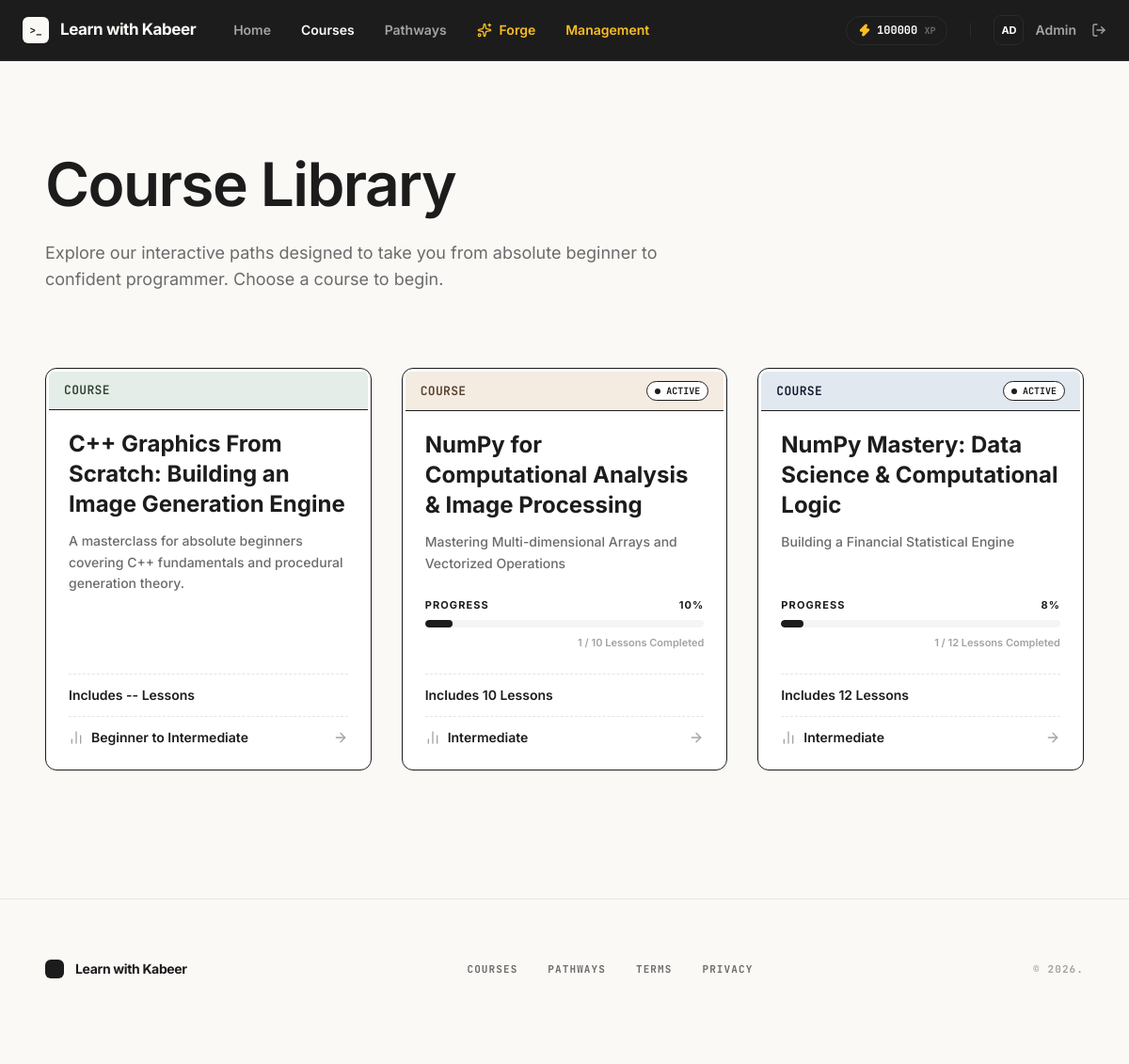
/courses (signed in), run on the app's committed database.
### tables this page shows
CREATE TABLE users (
            id INTEGER PRIMARY KEY AUTOINCREMENT,
            name TEXT NOT NULL,
            email TEXT NOT NULL UNIQUE,
            password_hash TEXT NOT NULL,
            is_admin INTEGER NOT NULL DEFAULT 0,
            created_at TEXT NOT NULL DEFAULT CURRENT_TIMESTAMP,
            total_xp INTEGER NOT NULL DEFAULT 0
        , is_pro INTEGER NOT NULL DEFAULT 0);

CREATE TABLE courses (
            id INTEGER PRIMARY KEY AUTOINCREMENT,
            slug TEXT NOT NULL UNIQUE,
            title TEXT NOT NULL,
            subtitle TEXT NOT NULL,
            level TEXT NOT NULL,
            status TEXT NOT NULL DEFAULT 'active'
        , user_id INTEGER REFERENCES users(id) ON DELETE CASCADE);

### app.py (the view)
@app.route("/courses")
def courses():
    return render_template("courses/index.html", courses=database.get_course_library(g.user))

### app.py (called while the page is built)
@app.before_request
def load_logged_in_user():
    user_id = session.get("user_id")
    g.user = database.get_user_by_id(user_id) if user_id else None

@app.context_processor
def inject_template_helpers():
    return {
        "current_user": g.get("user"),
        "lesson_url": lesson_url,
    }

### database.py (called while the page is built)
def get_db():
    if "db" not in g:
        g.db = sqlite3.connect(current_app.config["DATABASE"])
        g.db.row_factory = sqlite3.Row
        g.db.execute("PRAGMA foreign_keys = ON")
    return g.db

def get_user_by_id(user_id):
    return get_db().execute("SELECT * FROM users WHERE id = ?", (user_id,)).fetchone()

def get_progress(user_id, course_id):
    return get_db().execute(
        "SELECT * FROM progress WHERE user_id = ? AND course_id = ?",
        (user_id, course_id),
    ).fetchone()

### templates/courses/index.html (shortened to what this page needs)
{% extends "base.html" %}
{% block content %}
<main class="flex-1 overflow-y-auto bg-[#FAF9F6] font-sans selection:bg-[#1C1C1C] selection:text-white pb-32">
    <div class="mx-auto max-w-6xl px-6 py-12 lg:py-24">
        <header class="mb-16 md:flex md:items-end md:justify-between">
            <div class="max-w-2xl">
                <h1 class="text-4xl font-semibold tracking-tight text-[#1C1C1C] sm:text-5xl lg:text-[64px] lg:leading-[1.1]">
                    Course Library
                </h1>
                <p class="mt-6 text-lg text-[#6B6B6B]">
                    Explore our interactive paths designed to take you from absolute beginner to confident programmer. Choose a course to begin.
                </p>
            </div>
        </header>
        <section class="grid gap-8 md:grid-cols-2 lg:grid-cols-3 pt-4">
            {% set themes = [
                {'bg': 'bg-[#E4EDE7]', 'text': 'text-[#2D4233]'},
                {'bg': 'bg-[#F4EBE1]', 'text': 'text-[#543E2C]'},
                {'bg': 'bg-[#E2E8F0]', 'text': 'text-[#0F172A]'}
            ] %}
            {% for course in courses %}
                {% set theme = themes[loop.index0 % 3] %}
                <div class="group relative flex h-full flex-col rounded-xl border border-[#1C1C1C] bg-white transition-all duration-200 ease-out hover:-translate-y-1 hover:translate-x-1 hover:shadow-[-6px_6px_0_0_#1C1C1C]">
                    <div class="p-[3px] pb-0">
                        <div class="flex items-center justify-between rounded-t-md {{ theme.bg }} border-b border-[#1C1C1C] px-4 py-2.5">
                            <span class="font-mono text-[13px] font-semibold {{ theme.text }} tracking-wide uppercase">
                                Course
                            </span>
                            {% if course["enrolled"] %}
                                {% if course["progress_percent"] == 100 %}
                                    <span class="flex items-center gap-1.5 rounded-full border border-[#16A34A] bg-[#F0FDF4] px-2 py-0.5 font-mono text-[10px] font-bold text-[#16A34A]">
                                        <i data-lucide="check" class="h-3 w-3"></i>
                                        COMPLETED
                                    </span>
                                {% else %}
                                    <span class="flex items-center gap-1.5 rounded-full border border-[#1C1C1C] bg-white px-2 py-0.5 font-mono text-[10px] font-bold text-[#1C1C1C]">
                                        <span class="h-1.5 w-1.5 rounded-full bg-[#1C1C1C] animate-pulse"></span>
                                        ACTIVE
                                    </span>
                                {% endif %}
                            {% endif %}
                        </div>
                    </div>
                    <div class="flex flex-col flex-grow px-6 pb-6 pt-5">
                        <h2 class="mb-3 text-2xl font-bold text-[#1C1C1C]">{{ course["title"] }}</h2>
                        <p class="text-sm font-medium leading-relaxed text-[#6B6B6B] flex-grow">
                            {{ course["subtitle"] }}
                        </p>
                        {% if course["enrolled"] %}
                            <div class="mt-6">
                                <div class="mb-2 flex items-center justify-between text-[11px] font-bold uppercase tracking-widest text-[#1C1C1C]">
                                    <span>Progress</span>
                                    <span>{{ course["progress_percent"] }}%</span>
                                </div>
                                <div class="h-2 w-full overflow-hidden rounded-full bg-[#F5F5F5]">
                                    <div class="h-full rounded-full bg-[#1C1C1C] transition-all duration-500 ease-out" style="width: {{ course['progress_percent'] }}%;"></div>
                                </div>
                                <div class="mt-2 text-right text-[11px] font-semibold text-[#A3A3A3]">
                                    {{ course["completed_lessons"] }} / {{ course["total_lessons"] }} Lessons Completed
                                </div>
                            </div>
                        {% endif %}
                        <div class="mt-6 flex flex-col gap-3">
                            <hr class="border-t border-dashed border-[#E5E5E5]">
                            <div class="text-sm font-semibold text-[#1C1C1C]">Includes {{ course["total_lessons"] if course["total_lessons"] else "--" }} Lessons</div>
                            <hr class="border-t border-dashed border-[#E5E5E5]">
                            <div class="flex items-center justify-between text-sm font-semibold text-[#1C1C1C]">
                                <div class="flex items-center gap-2">
                                    <i data-lucide="bar-chart-2" class="h-4 w-4 text-[#A3A3A3]"></i> {{ course["level"] if course["level"] else "All Levels" }}
                                </div>
                                <i data-lucide="arrow-right" class="h-4 w-4 text-[#A3A3A3] transition-transform group-hover:translate-x-1 group-hover:text-[#1C1C1C]"></i>
                            </div>
                        </div>
                    </div>
                    <a href="{{ url_for('course_overview', course_slug=course['slug']) }}" class="absolute inset-0 z-10">
                    </a>
                </div>
            {% endfor %}
        </section>
    </div>
    <footer class="mt-10 border-t border-[#E5E5E5] bg-[#FAF9F6] py-16">
        <div class="mx-auto max-w-6xl px-6">
            <div class="flex flex-col items-center justify-between gap-8 sm:flex-row">
                <div class="flex items-center gap-3">
                    <div class="h-5 w-5 rounded-md bg-[#1C1C1C]"></div>
                    <span class="text-sm font-bold tracking-tight text-[#1C1C1C]">Learn with Kabeer</span>
                </div>
                <div class="flex flex-wrap justify-center gap-8 font-mono text-[11px] font-bold uppercase tracking-widest text-[#6B6B6B]">
                    <a href="{{ url_for('courses') }}" class="transition-colors hover:text-[#1C1C1C]">Courses</a>
                    <a href="#" class="transition-colors hover:text-[#1C1C1C]">Pathways</a>
                    <a href="#" class="transition-colors hover:text-[#1C1C1C]">Terms</a>
                    <a href="#" class="transition-colors hover:text-[#1C1C1C]">Privacy</a>
                </div>
                <p class="font-mono text-[11px] font-bold uppercase tracking-widest text-[#A3A3A3]">© 2026.</p>
            </div>
        </div>
    </footer>
</main>
{% endblock %}

### templates/base.html (shortened to what this page needs)
<!DOCTYPE html>
<html lang="en">
<head>
    <script src="https://cdn.tailwindcss.com?plugins=typography"></script>
</head>
<body class="h-screen overflow-hidden bg-gray-50 text-gray-900 font-sans antialiased flex flex-col">
    <nav class="sticky top-0 z-50 flex-none border-b border-[#2A2A2A] bg-[#1C1C1C] px-6 transition-all duration-300">
        <div class="mx-auto flex h-16 max-w-6xl items-center justify-between">
            <div class="flex items-center gap-10">
                <a href="/" class="flex items-center gap-3 group" aria-label="Learn with Kabeer home">
                    <div class="flex h-7 w-7 items-center justify-center rounded-[6px] bg-[#FAF9F6] font-mono text-[11px] font-bold text-[#1C1C1C] transition-transform duration-200 group-hover:scale-105">
                        &gt;_
                    </div>
                    <span class="font-sans text-[17px] font-bold tracking-tight text-[#FAF9F6]">Learn with Kabeer</span>
                </a>
                <div class="hidden items-center gap-8 text-sm font-semibold text-[#A3A3A3] md:flex">
                    {% if current_user %}
                        <a href="{{ url_for('home') }}" class="transition-colors hover:text-[#FAF9F6] {% if request.endpoint == 'home' %}text-[#FAF9F6]{% endif %}">Home</a>
                        <a href="{{ url_for('courses') }}" class="transition-colors hover:text-[#FAF9F6] {% if request.endpoint == 'courses' %}text-[#FAF9F6]{% endif %}">Courses</a>
                        <a href="{{ url_for('career_paths') }}" class="transition-colors hover:text-[#FAF9F6] {% if request.endpoint == 'career_paths' %}text-[#FAF9F6]{% endif %}">Pathways</a>
                        <a href="{{ url_for('cod_interface') }}" class="flex items-center gap-2 text-amber-400 transition-colors hover:text-amber-300 {% if request.endpoint == 'cod_interface' %}text-amber-300{% endif %}">
                            <i data-lucide="sparkles" class="h-4 w-4"></i>
                            <span>Forge</span>
                        </a>
                        {% if current_user['is_admin'] %}
                            <a href="{{ url_for('admin_dashboard') }}" class="text-amber-400 transition-colors hover:text-amber-300 ">Management</a>
                        {% endif %}
                    {% endif %}
                </div>
            </div>
            <div class="flex items-center gap-6">
                <div class="flex items-center gap-6 text-sm font-semibold text-[#A3A3A3]">
                    {% if current_user %}
                        <div class="hidden items-center gap-4 md:flex">
                            <div class="xp-pill flex items-center gap-1.5 rounded-full border border-[#2A2A2A] bg-[#1C1C1C] px-3 py-1.5 shadow-inner transition-all duration-300">
                                <i data-lucide="zap" class="h-3.5 w-3.5 fill-amber-400 text-amber-400"></i>
                                <span class="font-mono text-xs font-bold text-white"><span class="xp-value">{{ current_user['total_xp'] }}</span> <span class="text-[10px] text-[#6B6B6B]">XP</span></span>
                            </div>
                        </div>
                        <div class="flex items-center gap-4">
                            <a href="{{ url_for('settings') }}" class="group flex items-center gap-3 transition-colors hover:text-white">
                                <div class="flex h-8 w-8 items-center justify-center rounded-lg border border-[#2A2A2A] bg-[#1C1C1C] text-[11px] font-bold text-white transition-all group-hover:border-white/20">
                                    {{ current_user['name'][:2].upper() }}
                                </div>
                                <span class="text-sm font-semibold">{{ current_user["name"].split(' ')[0] }}</span>
                            </a>
                            <form action="{{ url_for('logout') }}" method="post" class="inline">
                                <button type="submit" class="flex items-center gap-2 transition-colors hover:text-[#FAF9F6]" title="Sign Out">
                                    <i data-lucide="log-out" class="h-4 w-4"></i>
                                </button>
                            </form>
                        </div>
                    {% endif %}
                </div>
            </div>
        </div>
    </nav>
    {% block content %}{% endblock %}
</body>
</html>

### templates/base.html (style rules this page uses)
html { scroll-behavior: smooth; font-feature-settings: "ss03", "cv11"; }

### data on the page
users: total_xp "100000", name "AD", name "Admin"
courses: title "C++ Graphics From Scratch: Building an Image Generation Engine", subtitle "A masterclass for absolute beginners covering C++ fundamentals and procedural generation theory.", course "--", level "Beginner to Intermediate"
courses: shows "ACTIVE", title "NumPy for Computational Analysis & Image Processing", subtitle "Mastering Multi-dimensional Arrays and Vectorized Operations", progress_percent "10", completed_lessons "1", total_lessons "10", course "10", level "Intermediate"
courses: shows "ACTIVE", title "NumPy Mastery: Data Science & Computational Logic", subtitle "Building a Financial Statistical Engine", progress_percent "8", completed_lessons "1", total_lessons "12", course "12", level "Intermediate"
